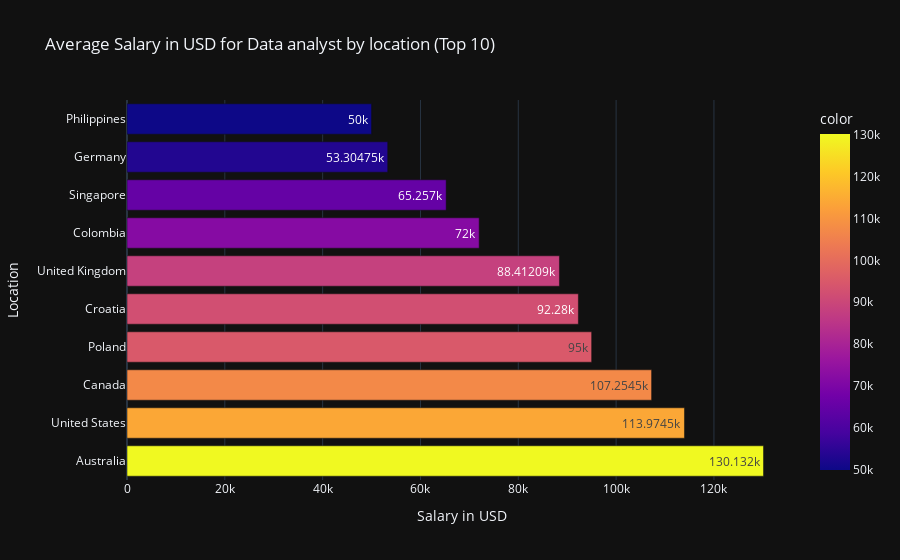

The notebook cell this image was saved under:
### Code cell
fig = go.Figure(iplot(px.bar(df_da_salary_country.sort_values(ascending=False)[:10],
             orientation='h',
             labels={'value':'Salary in USD','company_location':'Location'},
             title='Average Salary in USD for Data analyst by location (Top 10)',
             template='plotly_dark',
             color=df_da_salary_country.sort_values(ascending=False)[:10],
             text_auto=True
)))

### Figure 1 — Plotly figure (JSON) as saved in the notebook; plotly's stock layout.template omitted (floating-point values rounded to 4 significant figures)
{"data": [{"alignmentgroup": "True", "hovertemplate": "Salary in USD=%{x}<br>Location=%{y}<br>color=%{marker.color}<extra></extra>", "legendgroup": "", "marker": {"color": [130132, 114000.0, 107300.0, 95000, 92280, 88410.0, 72000, 65257, 53300.0, 50000], "coloraxis": "coloraxis", "pattern": {"shape": ""}}, "name": "", "offsetgroup": "", "orientation": "h", "showlegend": false, "textposition": "auto", "texttemplate": "%{x}", "type": "bar", "x": [130132, 114000.0, 107300.0, 95000, 92280, 88410.0, 72000, 65257, 53300.0, 50000], "xaxis": "x", "y": ["Australia", "United States", "Canada", "Poland", "Croatia", "United Kingdom", "Colombia", "Singapore", "Germany", "Philippines"], "yaxis": "y"}], "layout": {"barmode": "relative", "coloraxis": {"colorbar": {"title": {"text": "color"}}, "colorscale": [[0, "#0d0887"], [0.1111, "#46039f"], [0.2222, "#7201a8"], [0.3333, "#9c179e"], [0.4444, "#bd3786"], [0.5556, "#d8576b"], [0.6667, "#ed7953"], [0.7778, "#fb9f3a"], [0.8889, "#fdca26"], [1, "#f0f921"]]}, "legend": {"tracegroupgap": 0}, "title": {"text": "Average Salary in USD for Data analyst by location (Top 10)"}, "xaxis": {"anchor": "y", "domain": [0, 1], "title": {"text": "Salary in USD"}}, "yaxis": {"anchor": "x", "domain": [0, 1], "title": {"text": "Location"}}}}
